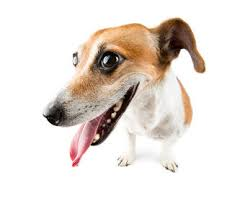
#> input picture consolidation_exercises/afolou.jpeg, 245 x 206 px, found by its file name
$ python ROI.py
#> lines starting #> are read from the running program, lines starting #| are printed output that depends on the picture
import cv2
img = cv2.imread("consolidation_exercises/afolou.jpeg")
#> img is the input picture: shape (206, 245, 3); mean B, G, R 220, 225.7, 233.1
# Selecionar região (y1:y2, x1:x2)
roi = img[50:200, 100:300]
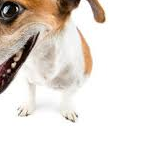
#> roi: shape (150, 145, 3); mean B, G, R 215, 221.4, 228.6
cv2.imshow("Original", img)
cv2.imshow("Recorte", roi)
cv2.waitKey(0)
cv2.destroyAllWindows()
